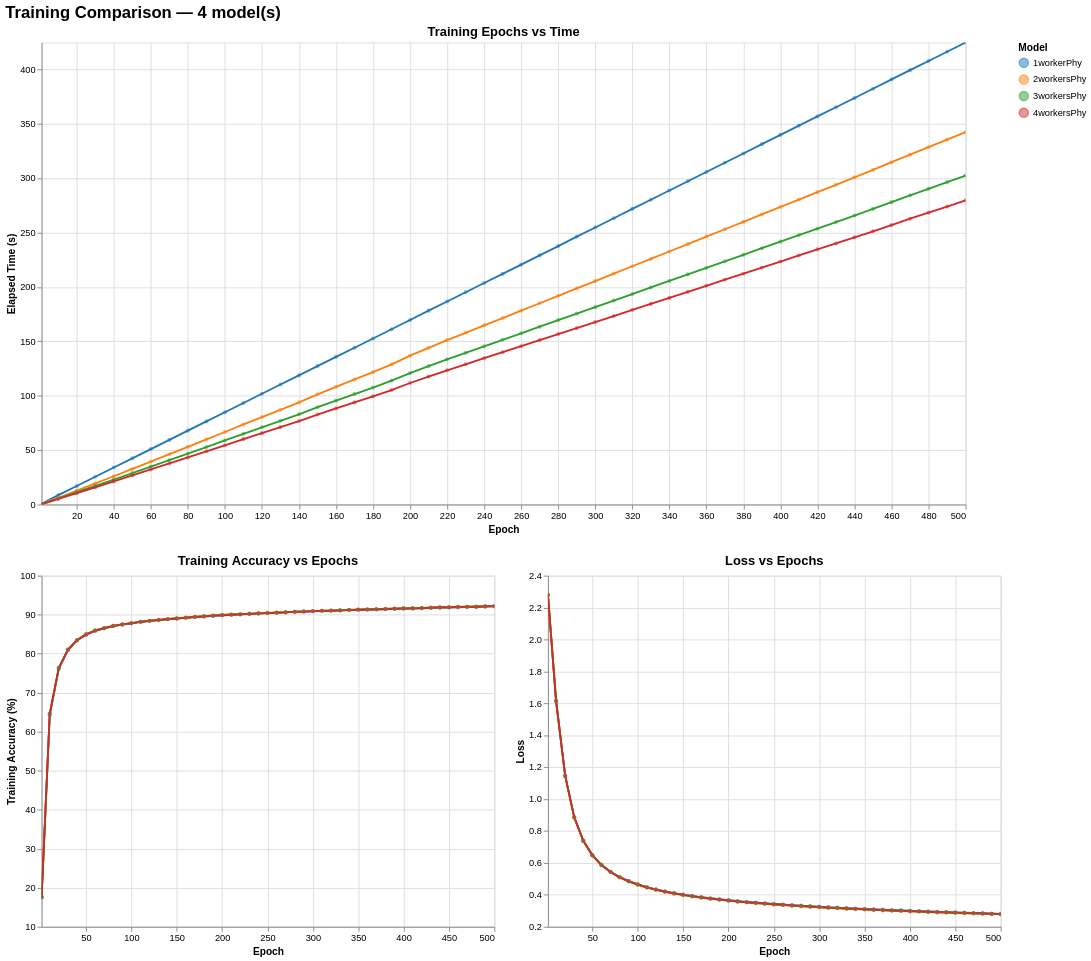

Notebook cell for this chart:
### Markdown cell above
### Physical Testing

<img src="../Images/Captura de pantalla 2026-03-11 152052.png">

### Code cell
main("../stats/MNIST/PhysicalCPU")

### Figure 1 — Vega-Lite specification as saved in the notebook (floating-point values rounded to 4 significant figures; data arrays with more than 128 entries replaced by an {"elided": "..."} marker saying what was removed)
{"config": {"view": {"continuousWidth": 300, "continuousHeight": 300}}, "vconcat": [{"mark": {"type": "line", "point": {"opacity": 0.5, "size": 20}}, "encoding": {"color": {"field": "model", "legend": {"orient": "right", "title": "Model"}, "scale": {"scheme": "category10"}, "type": "nominal"}, "tooltip": [{"field": "model", "title": "Model", "type": "nominal"}, {"field": "epoch", "title": "Epoch", "type": "quantitative"}, {"field": "time_s", "format": ".2f", "title": "Time (s)", "type": "quantitative"}, {"field": "acc_train", "format": ".2f", "title": "Train Acc (%)", "type": "quantitative"}], "x": {"field": "epoch", "scale": {"nice": false, "zero": false}, "title": "Epoch", "type": "quantitative"}, "y": {"field": "time_s", "scale": {"nice": false}, "title": "Elapsed Time (s)", "type": "quantitative"}}, "height": 500, "name": "view_f7dadc717b28848b_0", "title": {"text": "Training Epochs vs Time", "fontSize": 14}, "width": 1000}, {"hconcat": [{"mark": {"type": "line", "point": {"opacity": 0.5, "size": 20}}, "encoding": {"color": {"field": "model", "legend": {"orient": "right", "title": "Model"}, "scale": {"scheme": "category10"}, "type": "nominal"}, "tooltip": [{"field": "model", "title": "Model", "type": "nominal"}, {"field": "epoch", "title": "Epoch", "type": "quantitative"}, {"field": "acc_train", "format": ".2f", "title": "Train Acc (%)", "type": "quantitative"}, {"field": "loss", "format": ".4f", "title": "Loss", "type": "quantitative"}], "x": {"field": "epoch", "scale": {"nice": false}, "title": "Epoch", "type": "quantitative"}, "y": {"field": "acc_train", "scale": {"zero": false}, "title": "Training Accuracy (%)", "type": "quantitative"}}, "height": 380, "name": "view_d3e7178f86e2a9ea_0", "title": {"text": "Training Accuracy vs Epochs", "fontSize": 14}, "width": 490}, {"mark": {"type": "line", "point": {"opacity": 0.5, "size": 20}}, "encoding": {"color": {"field": "model", "legend": {"orient": "right", "title": "Model"}, "scale": {"scheme": "category10"}, "type": "nominal"}, "tooltip": [{"field": "model", "title": "Model", "type": "nominal"}, {"field": "epoch", "title": "Epoch", "type": "quantitative"}, {"field": "acc_train", "format": ".2f", "title": "Train Acc (%)", "type": "quantitative"}, {"field": "loss", "format": ".4f", "title": "Loss", "type": "quantitative"}], "x": {"field": "epoch", "scale": {"nice": false}, "title": "Epoch", "type": "quantitative"}, "y": {"field": "loss", "scale": {"zero": false}, "title": "Loss", "type": "quantitative"}}, "height": 380, "name": "view_542fec15cbca7539_1", "title": {"text": "Loss vs Epochs", "fontSize": 14}, "width": 490}], "resolve": {"scale": {"color": "shared", "y": "independent"}}}], "data": {"name": "data-443911b3d2646634c47b75d83735be8c"}, "params": [{"name": "zoom_epoch_time", "select": {"type": "interval"}, "bind": "scales", "views": ["view_f7dadc717b28848b_0"]}, {"name": "zoom_acc_epoch", "select": {"type": "interval"}, "bind": "scales", "views": ["view_d3e7178f86e2a9ea_0"]}, {"name": "zoom_loss_epoch", "select": {"type": "interval"}, "bind": "scales", "views": ["view_542fec15cbca7539_1"]}], "resolve": {"scale": {"color": "shared"}}, "title": {"text": "Training Comparison — 4 model(s)", "fontSize": 18}, "$schema": "https://vega.github.io/schema/vega-lite/v6.1.0.json", "datasets": {"data-443911b3d2646634c47b75d83735be8c": {"elided": "204 records"}}}
